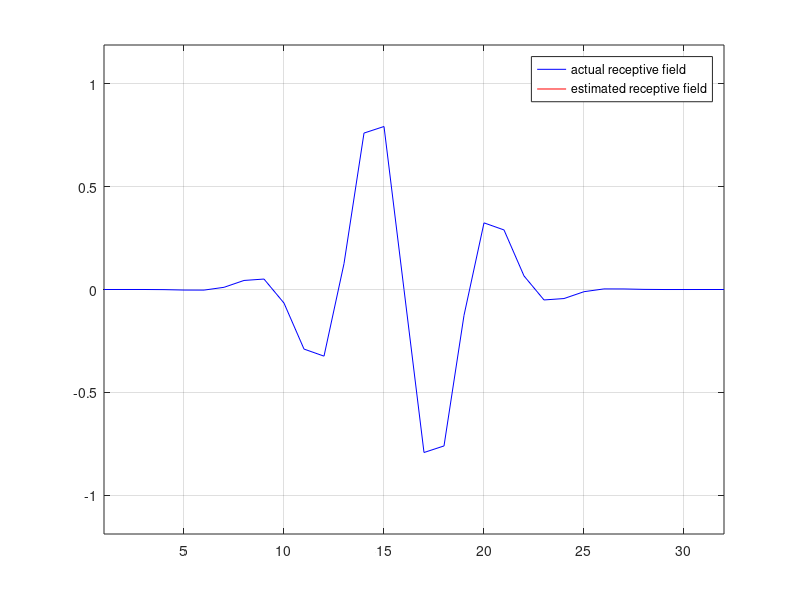
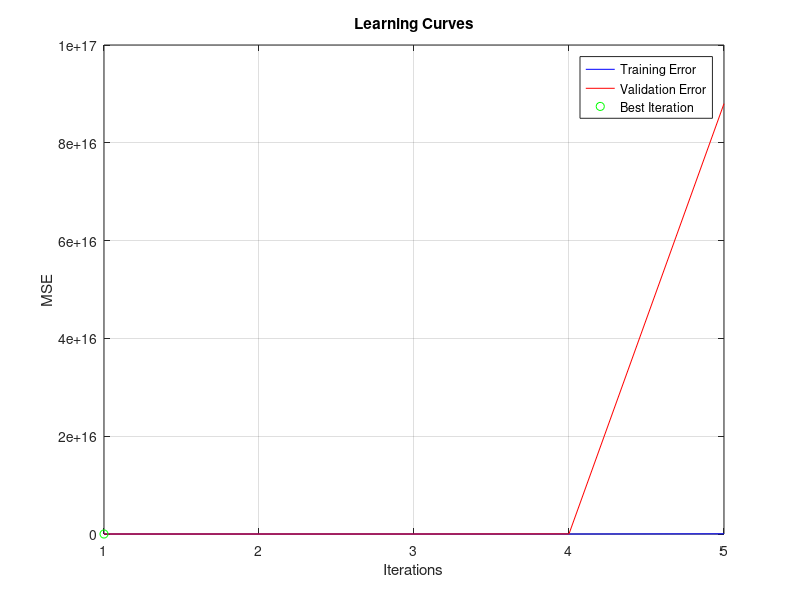

The MATLAB source for these figures, in order:
clear all; close all; fprintf(1,'\n\n\n\n\n\n');

rng('default');   % "standard" random number seed -> reproducible simulations

nRFpts = 32;    % number of points in receptive field (== number of parameters to be estimated)
nMeasTrain = 60;    % number of measurements to use for receptive field estimation
nMeasValid = 40;    % additional measurements to use for validation

noiseAmp = 0.4; % amplitude of noise

eta = input('learning rate:   ');  % learning rate

num_iterations = input('number of batch-mode iterations:   '); 

% define a model receptive field (Gabor function), and plot it
xPtsK = 1:1:nRFpts;
mu = nRFpts/2;   lambda = nRFpts/5;   sig = lambda*0.5;
env = exp(-(xPtsK-mu).^2/(2*sig^2));  % Gaussian envelope
receptiveField = env.*sin(2*pi*xPtsK/lambda);
figure(1);    
plot(xPtsK,receptiveField,'b-');      grid;

% create input signals (stimulus sets) for training and validation: white noise, range from -1 to +1
stimTrain = (rand(nRFpts,nMeasTrain) - 0.5);   % nMeasTrain measurements for training
stimValid = (rand(nRFpts,nMeasValid) - 0.5);   % nMeasValid measurements for validation

% simulate response of the model system (receptive field) to input signal for both datasets
respTrain = receptiveField*stimTrain + noiseAmp*randn(1,nMeasTrain);  % (with some added noise)
respValid = receptiveField*stimValid + noiseAmp*randn(1,nMeasValid);  

% Initialize weights (receptive field estimate) - "sparse prior"
w = zeros(1,nRFpts);

errTrain = zeros(num_iterations,1);     % initialize error histories
errValid = zeros(num_iterations,1);     % for validation

bestErr = Inf;
bestIteration = 0;
bestW = w;

for iteration = 1:num_iterations    % loop over iterations

   % Training
   respCalcTrain = w*stimTrain;     
   dw = (respCalcTrain - respTrain)*stimTrain'; %  gradient
   w = w - eta*dw;   % update weights   
   errTrain(iteration) = mean((respTrain - respCalcTrain).^2);   % record MSE for training

   % Validation
   respCalcValid = w*stimValid;
   errValid(iteration) = mean((respValid - respCalcValid).^2);   % record MSE for validation

   % Early Stopping Check
   if errValid(iteration) < bestErr
       bestErr = errValid(iteration);
       bestIteration = iteration;
       bestW = w;
   end

   % Plotting
   plot(xPtsK,receptiveField,'b-',xPtsK,w,'r-');   grid;
   xMin = min(xPtsK);    xMax = max(xPtsK);   
   yMin = 1.5*min(receptiveField);  yMax = 1.5*max(receptiveField);
   axis ([xMin xMax  yMin yMax]);
   legend('actual receptive field','estimated receptive field');
   drawnow  
end

% Plotting Learning Curves
figure(2); 
plot(1:num_iterations,errTrain,'b-', 1:num_iterations,errValid,'r-');
legend('Training Error','Validation Error','Location','NorthEast');
xlabel('Iterations'); ylabel('MSE');
title('Learning Curves');
hold on;
plot(bestIteration, bestErr, 'go', 'DisplayName', 'Best Iteration'); % Mark and label the best iteration
hold off;
grid on;
drawnow;
